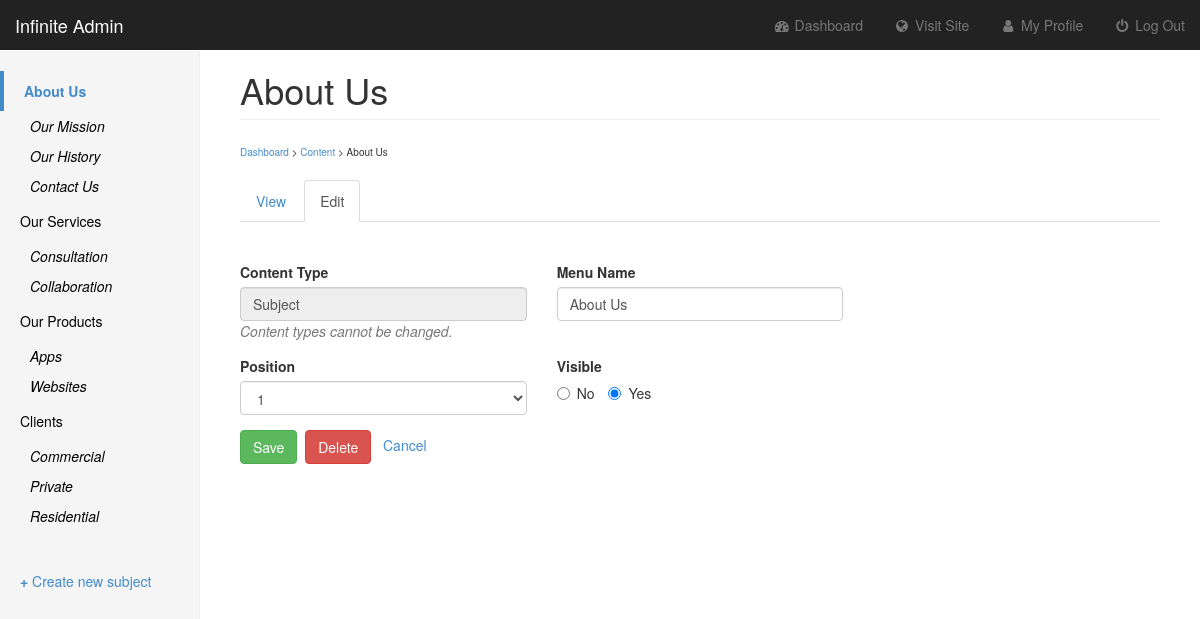
Page /edit_subject.php?subject=1 (signed in) on the committed database.
### tables this page shows
CREATE TABLE `subjects` (
  `id` int(11) NOT NULL AUTO_INCREMENT,
  `menu_name` varchar(30) NOT NULL,
  `position` int(3) NOT NULL,
  `visible` tinyint(1) NOT NULL,
  PRIMARY KEY (`id`)
);

CREATE TABLE `pages` (
  `id` int(11) NOT NULL AUTO_INCREMENT,
  `subject_id` int(11) NOT NULL,
  `menu_name` varchar(30) NOT NULL,
  `position` int(3) NOT NULL,
  `visible` tinyint(1) NOT NULL,
  `content` text,
  PRIMARY KEY (`id`),
  KEY `subject_id` (`subject_id`)
);

### public/edit_subject.php (the view, shortened to what this page needs)
<?php require_once("../includes/db_connection.php"); ?>
<?php require_once("../includes/functions.php"); ?>
<?php find_selected_page(); ?>
<?php include("../includes/layouts/header.php"); ?>
<div class="container-fluid">
    <div class="row">
        <div class="col-sm-3 col-md-2 sidebar">
            <?php echo navigation($current_subject, $current_page); ?>
            <br/>
            <a href="new_subject.php"><b>+</b> Create new subject</a>
        </div>
        <div class="col-sm-9 col-sm-offset-3 col-md-10 col-md-offset-2 main">
            <h1 class="page-header"><?php echo htmlentities($current_subject["menu_name"]); ?></h1>
            <span style="font-size: 10px;"><a href="admin.php">Dashboard</a> > <a href="manage_content.php">Content</a> > <?php echo htmlentities($current_subject["menu_name"]); ?></span>
            <br/>
            <br/>
            <ul class="nav nav-tabs">
                <li role="presentation"><a
                        href="manage_content.php?subject=<?php echo urlencode($current_subject["id"]); ?>">View</a></li>
                <li role="presentation" class="active"><a href="">Edit</a></li>
            </ul>
            <br/>
            <br/>
            <form action="edit_subject.php?subject=<?php echo urlencode($current_subject["id"]); ?>" method="post"
                  role="form">
                <div class="row">
                    <div class="col-md-4">
                        <div class="form-group">
                            <fieldset disabled>
                                <label for="disabledTextInput">Content Type</label>
                                <input name="menu_name" type="text" class="form-control" id="disabledTextInput"
                                       value="Subject"/>
                            </fieldset>
                            <p class="text-muted"><i>Content types cannot be changed.</i></p>
                        </div>
                    </div>
                    <div class="col-md-4">
                        <div class="form-group">
                            <label for="menu_name">Menu Name</label>
                            <input name="menu_name" type="text" class="form-control" id="menu_name"
                                   value="<?php echo htmlentities($current_subject["menu_name"]); ?>"/>
                        </div>
                    </div>
                </div>
                <div class="row">
                    <div class="col-md-4">
                        <div class="form-group">
                            <label for="subject_name">Position</label>
                            <select name="position" class="form-control" id="position">
                                <?php
                                $subject_set   = find_all_subjects(false);
                                $subject_count = mysqli_num_rows($subject_set);
                                for ($count = 1; $count <= ($subject_count); $count++) {
                                    echo "<option value=\"{$count}\"";
                                    if ($current_subject["position"] == $count) {
                                        echo " selected";
                                    }
                                    echo ">{$count}</option>";
                                }
                                ?>
                            </select>
                        </div>
                    </div>
                    <div class="col-md-4">
                        <div class="form-group">
                            <label for="subject_name">Visible</label>
                            <br/>
                            <label class="radio-inline">
                                <input type="radio" name="visible" id="inlineRadio2"
                                       value="0" <?php if ($current_subject["visible"] == 0) {
                                    echo "checked";
                                } ?> /> No
                            </label>
                            <label class="radio-inline">
                                <input type="radio" name="visible" id="inlineRadio1"
                                       value="1" <?php if ($current_subject["visible"] == 1) {
                                    echo "checked";
                                } ?>/> Yes
                            </label>
                        </div>
                    </div>
                </div>
                <div class="form-group">
                    <input type="submit" name="submit" value="Save" class="btn btn-success"/>&nbsp;&nbsp;<a
                        href="delete_subject.php?subject=<?php echo urlencode($current_subject["id"]); ?>"
                        class="btn btn-danger"
                        onclick="return confirm('Are you sure you want to delete <?php echo $current_subject['menu_name']; ?>?');"/>Delete</a>
                    &nbsp;&nbsp;<a href="manage_content.php">Cancel</a>
                </div>
            </form>
        </div>
    </div>
</div>
</body>
</html>

### includes/functions.php (shortened to what this page needs)
<?php
function find_all_subjects($public = true) {
    global $connection;
    $query = "SELECT * ";
    $query .= "FROM subjects ";
    $query .= "ORDER BY position ASC";
    $subject_set = mysqli_query($connection, $query);
    return $subject_set;
}
function find_pages_for_subject($subject_id, $public = true) {
    global $connection;
    $safe_subject_id = mysqli_real_escape_string($connection, $subject_id);
    $query = "SELECT * ";
    $query .= "FROM pages ";
    $query .= "WHERE subject_id = {$safe_subject_id} ";
    $query .= "ORDER BY position ASC";
    $page_set = mysqli_query($connection, $query);
    return $page_set;
}
function find_subject_by_id($subject_id, $public = true) {
    global $connection;
    $safe_subject_id = mysqli_real_escape_string($connection, $subject_id);
    $query = "SELECT * ";
    $query .= "FROM subjects ";
    $query .= "WHERE id = {$safe_subject_id} ";
    $query .= "LIMIT 1";
    $subject_set = mysqli_query($connection, $query);
    if ($subject = mysqli_fetch_assoc($subject_set)) {
        return $subject;
    } else {
        return null;
    }
}
function find_selected_page($public = false) {
    if (isset($_GET["subject"])) {
        $current_subject = find_subject_by_id($_GET["subject"], $public);
        if ($current_subject && $public) {
            $current_page = find_default_page_for_subject($current_subject["id"]);
        } else {
            $current_page = null;
        }
    } elseif (isset($_GET["page"])) {
        $current_subject = null;
        $current_page    = find_page_by_id($_GET["page"], $public);
    } else {
        $current_subject = null;
        $current_page    = null;
    }
}
function navigation($subject_array, $page_array) {
    $output      = "<ul class=\"nav nav-sidebar\">";
    $subject_set = find_all_subjects(false);
    while ($subject = mysqli_fetch_assoc($subject_set)) {
        $output .= "<li";
        if ($subject_array && $subject["id"] == $subject_array["id"]) {
            $output .= " class=\"active\"";
        }
        $output .= ">";
        $output .= "<a href=\"manage_content.php?subject=";
        $output .= urlencode($subject["id"]);
        $output .= "\">";
        $output .= htmlentities($subject["menu_name"]);
        $output .= "</a>";
        $page_set = find_pages_for_subject($subject["id"], false);
        $output .= "<ul class=\"nav-child nav-sidebar-child\">";
        while ($page = mysqli_fetch_assoc($page_set)) {
            $output .= "<li";
            $output .= ">";
            $output .= "<a href=\"manage_content.php?page=";
            $output .= urlencode($page["id"]);
            $output .= "\">";
            $output .= "<i>" . htmlentities($page["menu_name"]) . "</i>";
            $output .= "</a></li>";
        }
        $output .= "</ul></li>";
    }
    $output .= "</ul>";
    return $output;
}
?>

### public/css/dashboard.css (style rules this page uses)
body { padding-top: 50px; }
.sidebar { display: none; }
@media (min-width: 768px) { .sidebar { position: fixed; top: 51px; bottom: 0; left: 0; z-index: 1000; display: block; padding: 20px; overflow-x: hidden; overflow-y: auto; background-color: #f5f5f5; border-right: 1px solid #eee; } }
.nav-sidebar { margin-right: -21px; margin-bottom: 20px; margin-left: -20px; }
.nav-sidebar > li > a { padding-right: 20px; padding-left: 20px; color: black; }
.nav-sidebar > .active > a, .nav-sidebar > .active > a:hover, .nav-sidebar > .active > a:focus { font-weight: bold; color: #428bca; border-left: 4px solid #428bca; }
.nav-sidebar-child { margin-right: -21px; margin-bottom: 20px; list-style-type: none; }
.nav-sidebar-child > li > a { padding-right: 20px; padding-left: 20px; text-decoration: none; }
.nav-child { padding-left: 0; margin-bottom: 0; list-style: none; }
.nav-child > li { position: relative; display: block; }
.nav-child > li > a { position: relative; display: block; padding: 5px 15px; margin-left: 15px; color: black; }
.main { padding: 20px; }
@media (min-width: 768px) { .main { padding-right: 40px; padding-left: 40px; } }
.main .page-header { margin-top: 0; }

### rows in the picture
subjects: value "About Us", menu_name "About Us", position "1", visible "☐ No", visible "☑ Yes"
pages: menu_name "Our Mission"
pages: menu_name "Our History"
pages: menu_name "Contact Us"
subjects: value "Our Services"
pages: menu_name "Consultation"
pages: menu_name "Collaboration"
subjects: value "Our Products"
pages: menu_name "Apps"
pages: menu_name "Websites"
subjects: value "Clients"
pages: menu_name "Commercial"
pages: menu_name "Private"
pages: menu_name "Residential"
